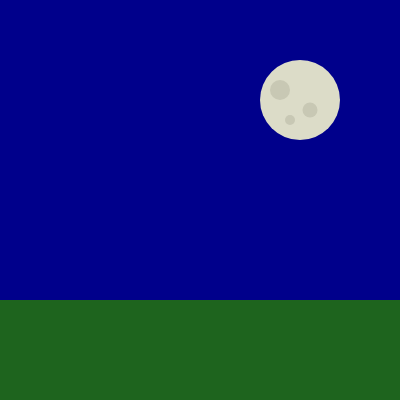
Frame 1 (no input)
Frame 60 (no input): identical to frame 1, image omitted
Frame 120 (the mouse pressed at the canvas centre since frame 60): identical to frame 1, image omitted

The p5.js sketch that drew this single still picture (run headless with seeded random() and noise() and a simulated clock; from frame 60 on, the mouse is pressed at the canvas centre):

// p5.js sketch
// ── sketch.js
function setup() {
  createCanvas(400, 400);
}

function draw() {
  //cielo scuro
  background("darkblue");
  
  // Disegna la luna
  fill(220, 220, 200);
  noStroke();
  circle(300, 100, 80, 80);
  
  // Disegna i crateri
  fill(200, 200, 180);
  circle(280, 90, 20, 20);
  circle(310, 110, 15, 15);
  circle(290, 120, 10, 10);

  // Disegna il prato
  fill(30, 100, 30);
  rect(0, 300, 400, 100);
  }
